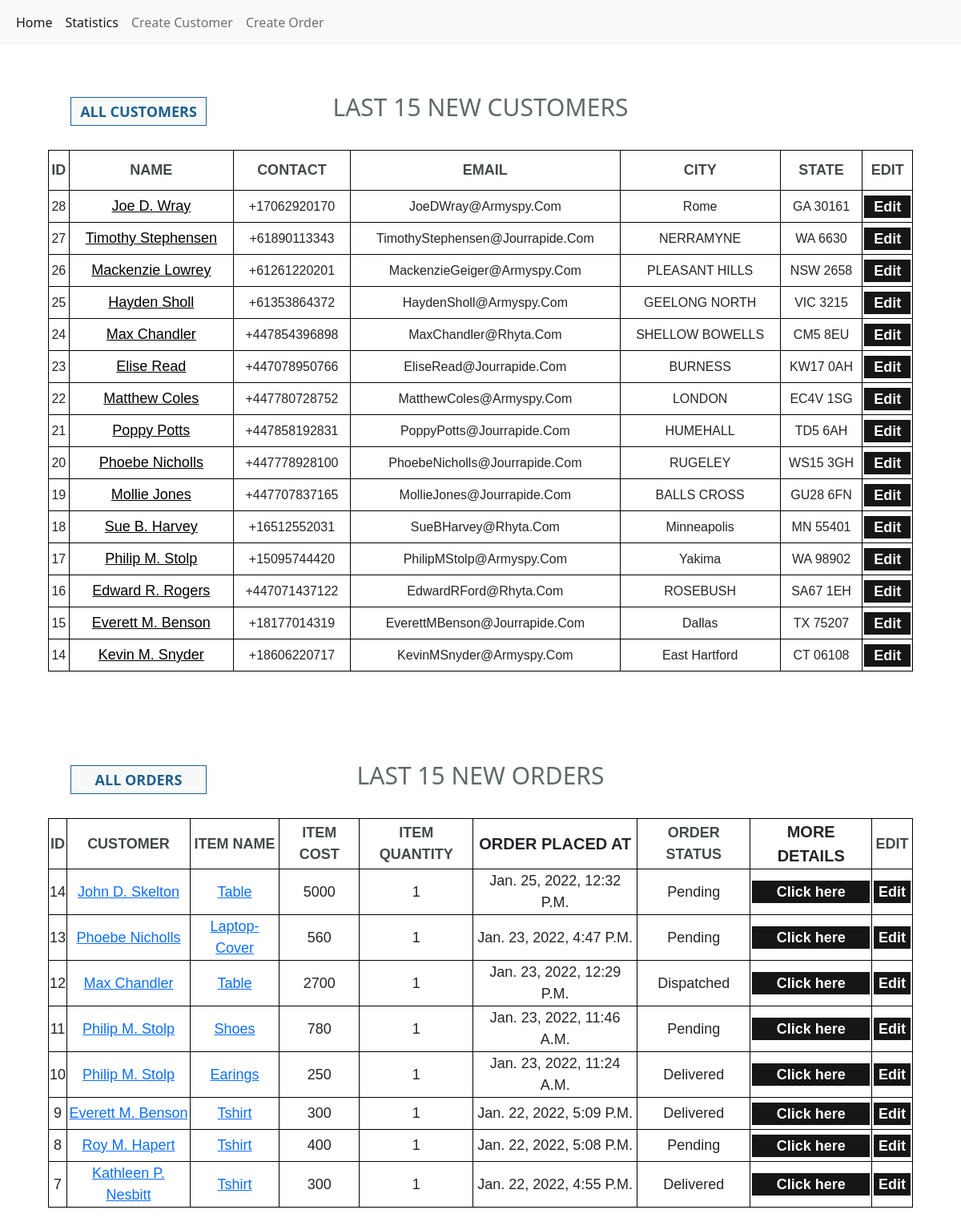
Before: / with the older database file.
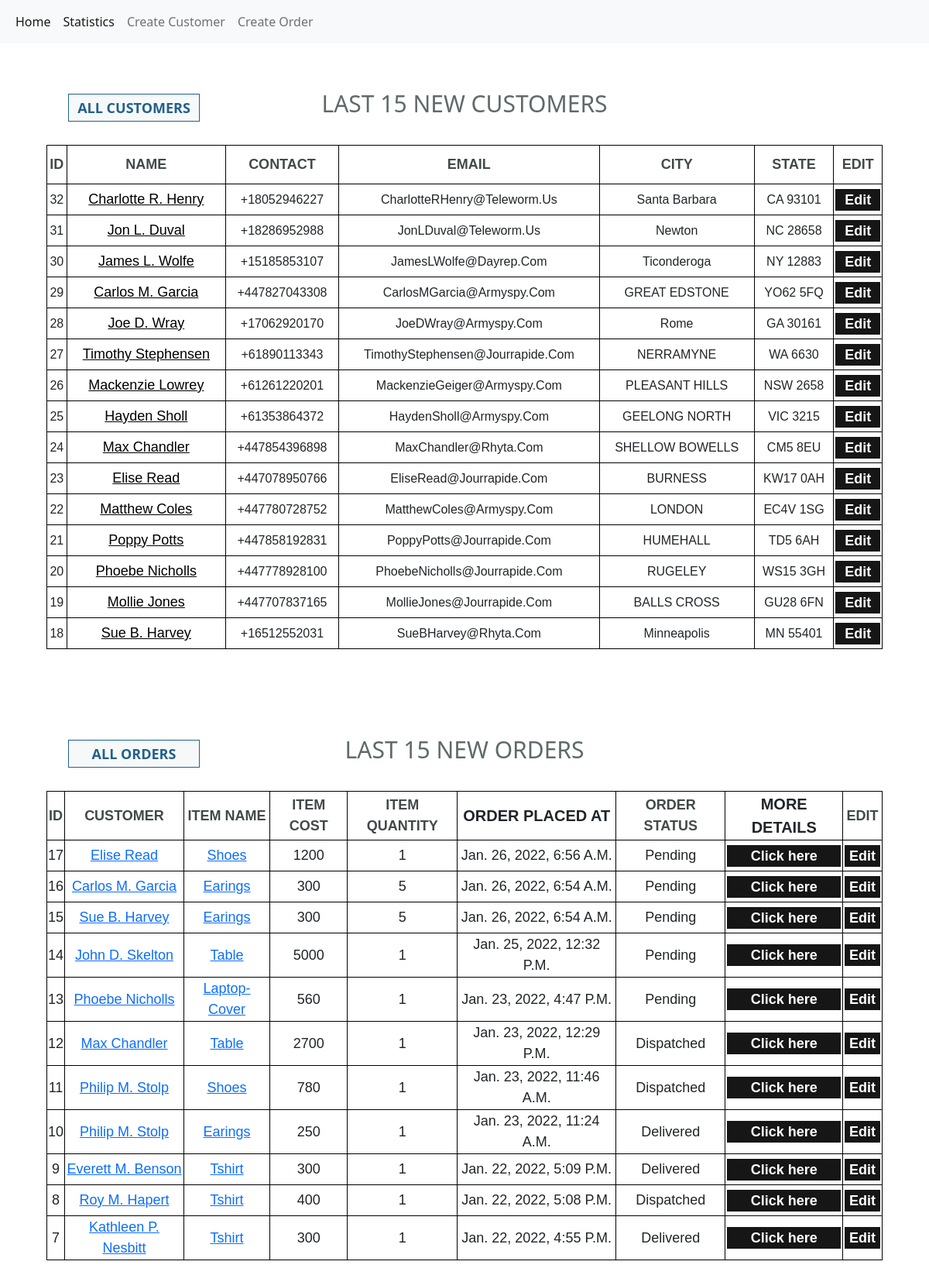
After: the same page with the newer database file.
### app/models.py (models this page shows, shortened)
class Customer(models.Model):
    name = models.CharField(max_length=200)
    contact = PhoneNumberField()
    email = models.EmailField()
    address = models.CharField(max_length=300)
    city = models.CharField(max_length=50)
    state = models.CharField(max_length=50)
    date = models.DateTimeField(auto_now_add=True)
    def __str__(self):
        return self.name

class OrderDetails(models.Model):
    customer = models.ForeignKey(Customer, related_name="customer",on_delete=models.SET_DEFAULT, default="NA")
    item_name = models.CharField(max_length=200)
    item_cost = models.IntegerField()
    item_quantity = models.IntegerField()
    order_choices = (
    ('pending','pending'),
    ('dispatched', 'dispatched'),
    ('delivered','delivered'),
        )
    order_status = models.CharField(max_length=30, choices=order_choices, default='pending')
    date = models.DateTimeField(auto_now_add=True)

### app/views.py (the view)
# urls.py: url(r'^$', views.Home, name='home'),
def Home(request):
    context = {}
    context['customers'] = Customer.objects.all().order_by("date").reverse()[:15]
    context['orders'] = OrderDetails.objects.all().order_by("date").reverse()[:15]
    return render(request, 'app/home.html', context)

### templates/app/home.html
{% extends "base.html"%} {% block body_block %}
<div>
    <div class="home-div">
        <div class="container-home">
            <h5 class="table-title">last 15 new customers</h5>
            <div class="container-btn">
                <a href="{% url 'app:customerList'%}"><button class="btn-all">All Customers</button></a>
            </div>
        <div id="table-home">
            <table class="customer-list-table-home">
                <tr class="home-tr">
                  <th class="home-th">ID</th>
                  <th class="home-th">NAME</th>
                  <th class="home-th">CONTACT</th>
                  <th class="home-th">EMAIL</th>
                  <th class="home-th">CITY</th>
                  <th class="home-th">STATE</th>
                  <th class="home-th">EDIT</th>
                </tr>
                {% for customer in customers %}
                <tr class="home-tr">
                  <td class="home-td">{{ customer.id}}</td>
                  <td class="home-td"><a href="{% url 'app:customerDetails' pk=customer.id %}" class="home-td-link">{{customer.name}}</a></td>
                  <td class="home-td">{{customer.contact}}</td>
                  <td class="home-td">{{customer.email}}</td>
                  <td class="home-td">{{customer.city}}</td>
                  <td class="home-td">{{customer.state}}</td>
                  <td class="home-td"><a href="{% url 'app:updateCustomer' pk=customer.id %}"><button class="Edit-btn">Edit</button></a></td>
                </tr>
                {% endfor %}
              </table>
        </div>
        </div>
        <div class="container-home">
            <h5 class="table-title">last 15 new orders</h5>
            <div class="container-btn"><a href="{% url 'app:orderList'%}"><button class="btn-all">All Orders</button></a></div>
        <div id="table-home">
            <table class="customer-list-table-home">
                <tr class="home-tr">
                    <th class="home-th">ID</th>
                    <th class="home-th">CUSTOMER</th>
                    <a href=""><th class="home-th">ITEM NAME</th></a>
                    <th class="home-th">ITEM COST</th>
                    <th class="home-th">ITEM QUANTITY</th>
                    <th class="list-th">ORDER PLACED AT</th>
                    <th class="home-th">ORDER STATUS</th>
                    <th class="list-th">MORE DETAILS</th>
                    <th class="home-th">EDIT</th>
                  </tr>
                  {% for order in orders %}
                  <tr class="home-tr">
                    <td class="order-list-td">{{ order.id}}</td>
                    <td class="order-list-td"><a href="{% url 'app:customerDetails' pk=order.customer.id %}">{{order.customer}}</a></td>
                    <td class="order-list-td"><a href="{% url 'app:itemList' slug=order.item_name %}">{{order.item_name}}</a></td>
                    <td class="order-list-td">{{order.item_cost}}</td>
                    <td class="order-list-td">{{order.item_quantity}}</td>
                    <td class="order-list-td">{{order.date}}</td>
                    <td class="order-list-td">{{order.order_status}}</td>
                    <td class="order-list-td"><a href="{% url 'app:orderDetails' pk=order.id %}"><button class="Edit-btn">Click here</button></a></td>
                    <td class="order-list-td"><a href="{% url 'app:updateOrder' pk=order.id %}"><button class="Edit-btn">Edit</button></a></td>
                  </tr>
                  {% endfor %}
              </table>
        </div>
        </div>
    </div>
</div>
{% endblock %}

Changed rows visible on the page:
no longer on this page (row unchanged): Customer: id "17", name "Philip M. Stolp", contact "+15095744420", email "PhilipMStolp@armyspy.com", city "Yakima", state "WA 98902"
no longer on this page (row unchanged): Customer: id "16", name "Edward R. Rogers", contact "+447071437122", email "EdwardRFord@rhyta.com", city "ROSEBUSH", state "SA67 1EH"
no longer on this page (row unchanged): Customer: id "15", name "Everett M. Benson", contact "+18177014319", email "EverettMBenson@jourrapide.com", city "Dallas", state "TX 75207"
no longer on this page (row unchanged): Customer: id "14", name "Kevin M. Snyder", contact "+18606220717", email "KevinMSnyder@armyspy.com", city "East Hartford", state "CT 06108"
added Customer: id "32", name "Charlotte R. Henry", contact "+18052946227", email "CharlotteRHenry@teleworm.us", city "Santa Barbara", state "CA 93101"
added Customer: id "31", name "Jon L. Duval", contact "+18286952988", email "JonLDuval@teleworm.us", city "Newton", state "NC 28658"
added Customer: id "30", name "James L. Wolfe", contact "+15185853107", email "JamesLWolfe@dayrep.com", city "Ticonderoga", state "NY 12883"
added Customer: id "29", name "Carlos M. Garcia", contact "+447827043308", email "CarlosMGarcia@armyspy.com", city "GREAT EDSTONE", state "YO62 5FQ"
added OrderDetails: id "17", customer "Elise Read", item_name "Shoes", item_cost "1200", item_quantity "1", date "Jan. 26, 2022, 6:56 A.m.", order_status "Pending"
added OrderDetails: id "16", customer "Carlos M. Garcia", item_name "Earings", item_cost "300", item_quantity "5", date "Jan. 26, 2022, 6:54 A.m.", order_status "Pending"
added OrderDetails: id "15", customer "Sue B. Harvey", item_name "Earings", item_cost "300", item_quantity "5", date "Jan. 26, 2022, 6:54 A.m.", order_status "Pending"
changed OrderDetails "Jan. 23, 2022, 11:46 A.m.": order_status "Pending" → "Dispatched"
changed OrderDetails "Jan. 22, 2022, 5:08 P.m.": order_status "Pending" → "Dispatched"
